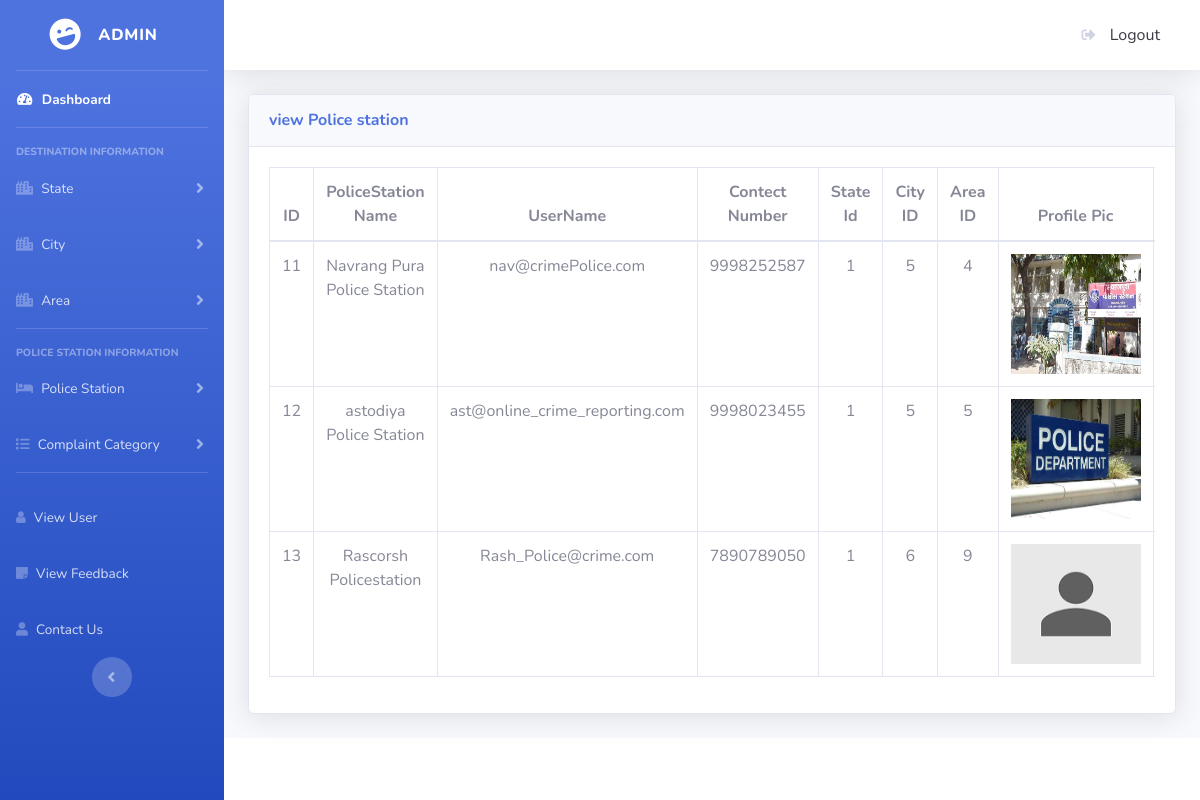
The page /admin/policestation_view.php (signed in) on the database its author committed.
### tables this page shows
CREATE TABLE `policestation_tbl` (
  `ID` int(11) NOT NULL,
  `PS_NAME` varchar(200) NOT NULL,
  `PS_EMAIL` varchar(100) NOT NULL,
  `PS_USERNAME` varchar(100) NOT NULL,
  `PASSWORD` varchar(100) NOT NULL,
  `PS_CONTECT_NUMBER` varchar(100) NOT NULL,
  `STATE_ID` int(11) NOT NULL,
  `CITY_ID` int(11) NOT NULL,
  `AREA_ID` int(11) NOT NULL,
  `PS_PICTURE` varchar(100) NOT NULL,
  `ISACTIVE` int(11) NOT NULL,
  `DOI` datetime NOT NULL,
  `DOU` datetime NOT NULL
);

### admin/policestation_view.php (the view, shortened to what this page needs)
<?php
require '../common/connection.php';
$select="select * from policestation_tbl where ISACTIVE!=2";
$query=mysqli_query($conn,$select);
 ?>
<!DOCTYPE html>
<html lang="en">
<head>
  <link href="vendor/fontawesome-free/css/all.min.css" rel="stylesheet" type="text/css">
  <link rel="stylesheet" href="path/to/font-awesome/css/font-awesome.min.css">
  <link href="css/sb-admin-2.min.css" rel="stylesheet">
</head>
<body id="page-top">
  <div id="wrapper">
    <ul class="navbar-nav bg-gradient-primary sidebar sidebar-dark accordion" id="accordionSidebar">
      <a class="sidebar-brand d-flex align-items-center justify-content-center" href="index.php">
        <div class="sidebar-brand-icon rotate-n-15">
          <i class="fas fa-laugh-wink"></i>
        </div>
        <div class="sidebar-brand-text mx-3"> Admin </div>
      </a>
      <hr class="sidebar-divider my-0">
      <li class="nav-item active">
        <a class="nav-link" href="dashboard.php">
          <i class="fas fa-fw fa-tachometer-alt"></i>
          <span>Dashboard</span></a>
      </li>
      <hr class="sidebar-divider">
      <div class="sidebar-heading">
        Destination Information
      </div>
      <li class="nav-item">
        <a class="nav-link collapsed" href="#" data-toggle="collapse" data-target="#collapseTwo" aria-expanded="true" aria-controls="collapseTwo">
         <i class="fas fa-city"></i>
          <span> State</span>
        </a>
      </li>
      <li class="nav-item">
        <a class="nav-link collapsed" href="#" data-toggle="collapse" data-target="#collapseUtilities" aria-expanded="true" aria-controls="collapseUtilities">
          <i class="fas fa-city"></i>
          <span> City</span>
        </a>
      </li>
      <li class="nav-item">
        <a class="nav-link collapsed" href="#" data-toggle="collapse" data-target="#collapseUtilities3" aria-expanded="true" aria-controls="collapseUtilities">
          <i class="fas fa-city"></i>
          <span> Area</span>
        </a>
      </li>
      <hr class="sidebar-divider">
      <div class="sidebar-heading">
      Police Station information
      </div>
       <li class="nav-item">
        <a class="nav-link collapsed" href="#" data-toggle="collapse" data-target="#collapsePages2" aria-expanded="true" aria-controls="collapsePages">
          <i class="fas fa-hotel"></i>
          <span>Police Station</span>
        </a>
      </li>
      <li class="nav-item">
        <a class="nav-link collapsed" href="#" data-toggle="collapse" data-target="#collapsePages4" aria-expanded="true" aria-controls="collapsePages">
          <i class="fas fa-list"></i>
          <span>Complaint Category</span>
        </a>
      </li>
      <hr class="sidebar-divider d-none d-md-block">
      <li class="nav-item">
        <a class="nav-link" href="view_user.php">
          <i class="fa fa-user"></i>
          <span>View User</span></a>
      </li>
      <li class="nav-item">
        <a class="nav-link" href="feedback.php">
          <i class="fas fa-sticky-note"></i>
          <span>View Feedback</span></a>
      </li>
      <li class="nav-item">
        <a class="nav-link" href="contect_us.php">
          <i class="fas fa-user"></i>
          <span>Contact Us</span></a>
      </li>
      <div class="text-center d-none d-md-inline">
        <button class="rounded-circle border-0" id="sidebarToggle"></button>
      </div>
    </ul>
    <div id="content-wrapper" class="d-flex flex-column">
      <div id="content">
        <nav class="navbar navbar-expand navbar-light bg-white topbar mb-4 static-top shadow">
          <ul class="navbar-nav ml-auto">
              <a class="dropdown-item" href="logout.php">
                  <i class="fas fa-sign-out-alt fa-sm fa-fw mr-2 text-gray-400"></i>
                  Logout
                </a>
          </ul>
        </nav>
        <div class="container-fluid">
          <div class="card shadow mb-4">
            <div class="card-header py-3">
              <h6 class="m-0 font-weight-bold text-primary">view Police station</h6>
            </div>
            <div class="card-body">
              <div class="table-responsive">
                <table class="table table-bordered" id="dataTable" width="100%" cellspacing="0">
                  <thead>
                    <tr class="text-center">
                      <th>ID</th>
                      <th>PoliceStation Name </th>
                      <th>UserName</th>
                      <th>Contect Number</th>
                      <th>State Id</th>
                      <th>City ID</th>
                      <th>Area ID</th>
                      <th>Profile Pic</th>
                    </tr>
                  </thead>
                  <tbody>
                    <?php
                        if (mysqli_num_rows($query)>0) {
                        while ($row=mysqli_fetch_assoc($query)) {
                      ?>
                    <tr class="text-center">
                      <td><?php echo $row['ID']; ?></td>
                      <td><?php echo $row['PS_NAME']; ?></td>
                      <td><?php echo $row['PS_USERNAME']; ?></td>
                      <td><?php echo $row['PS_CONTECT_NUMBER']; ?></td>
                      <td><?php  echo $row['STATE_ID']; ?></td>
                      <td><?php echo $row['CITY_ID']; ?></td>
                      <td><?php echo $row['AREA_ID']; ?></td>
                      <td><img height="120px" width="130px" src="../upload/<?php echo$row['PS_PICTURE']; ?>"></td>
                    </tr>
                    <?php
                      }
                        }
                        else{
                          echo "Data not Found";
                        }
                     ?>
                  </tbody>
                </table>
              </div>
            </div>
          </div>
        </div>
      </div>
      <footer class="sticky-footer bg-white">
      </footer>
    </div>
  </div>
</body>
</html>

### rows shown on the page
policestation_tbl: ID "11", PS_NAME "Navrang Pura Police Station", PS_USERNAME "nav@crimePolice.com", PS_CONTECT_NUMBER "9998252587", STATE_ID "1", CITY_ID "5", AREA_ID "4", PS_PICTURE (picture)
policestation_tbl: ID "12", PS_NAME "astodiya Police Station", PS_USERNAME "ast@online_crime_reporting.com", PS_CONTECT_NUMBER "9998023455", STATE_ID "1", CITY_ID "5", AREA_ID "5", PS_PICTURE (picture)
policestation_tbl: ID "13", PS_NAME "Rascorsh Policestation", PS_USERNAME "Rash_Police@crime.com", PS_CONTECT_NUMBER "7890789050", STATE_ID "1", CITY_ID "6", AREA_ID "9", PS_PICTURE (picture)
